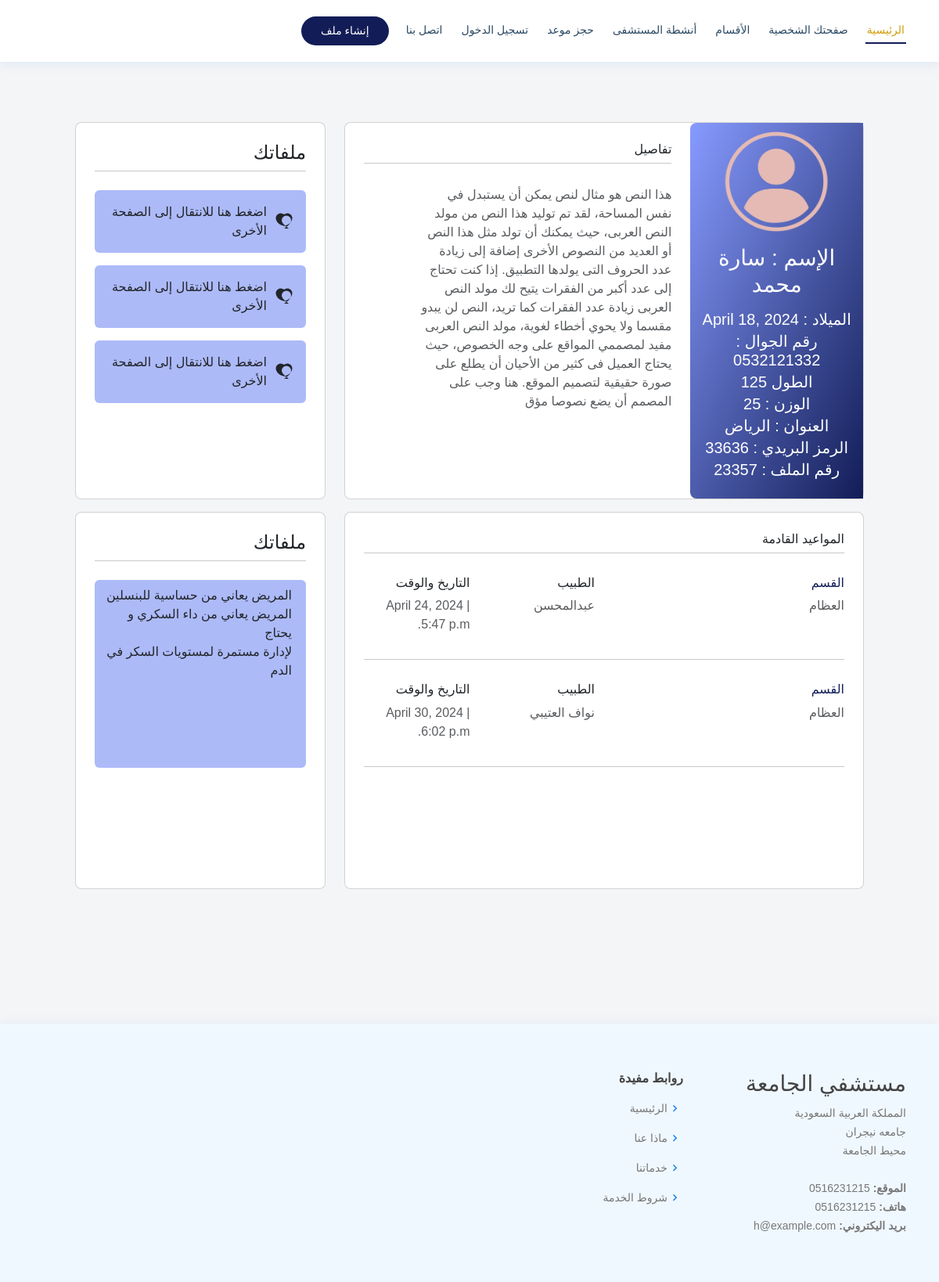
The app's page /users/profile/ (signed in) with its own data.
### users/models.py (models this page shows, shortened)
class Profile(models.Model):
    GENDER_CHOICES = [
        ('Male', 'Male'),
        ('Female', 'Female'),
    ]
    user = models.OneToOneField(User, verbose_name="User", on_delete=models.CASCADE)
    name = models.CharField("الإسم رباعى", max_length=50)
    mobile_no = models.CharField("رقم الجوال", max_length=50)
    gender = models.CharField('نوع المستخدم', choices=GENDER_CHOICES, default='Male', max_length=50, blank=True, null=True)
    birth_date = models.DateField("تاريخ الميلاد" ,  blank=True, null=True)
    height = models.IntegerField("الطول" ,  blank=True, null=True)
    weight = models.IntegerField("الوزن" ,  blank=True, null=True)
    postal_code = models.IntegerField("postalCode", default=0)
    file_no = models.IntegerField("رقم الملف" ,default=0, blank=True, null=True)
    address = models.CharField("المدينة", max_length=50, blank=True, null=True)
    details = models.TextField("تفاصيل أخرى", max_length=500, blank=True, null=True)
    image = models.ImageField("الصورة الشخصية", upload_to='user-image', blank=True, null=True)
    slug = models.SlugField("Slug", allow_unicode=True, blank=True, null=True)

class Appointment(models.Model):
    profile = models.ForeignKey(Profile, verbose_name="Profile", on_delete=models.CASCADE)
    date = models.DateField("تاريخ الحجز")
    time = models.TimeField("الميعاد")
    nameDoctor = models.CharField("الطبيب :", max_length=50)
    section = models.CharField("القسم :", max_length=50)
    description = models.TextField("ملاحظات", max_length=500)

### users/views.py (the view)
# urls.py: path('profile/' , views.profile , name='profile'),
@login_required(login_url='/users/login/')
def profile(request):
    userProfile = Profile.objects.get(user =request.user)
    userAppointment = Appointment.objects.filter(profile =userProfile)
    return render(request , 'profile.html' , {
        'userProfile' : userProfile,
        'userAppointment' : userAppointment,
    })

### users/templates/profile.html (shortened to what this page needs)
{% extends 'base.html' %}
{% load bootstrap4 %}
{% load static %}
{% block content %}
  <main id="main" dir="rtl">
  <section class="" style="background-color: #f4f5f7;">
    <div class="container-fluid py-5 h-50" style="padding: 6rem!important;;">
      <div class="row d-flex justify-content-center align-items-center">
        <div class="col col-lg-8 mb-4 mb-lg-0">
          <div class="card mb-3" style="border-radius: .5rem;">
            <div class="row g-0" style="height:45rem!important;max-height: 30rem;" >
              <div class="col-md-4 gradient-custom text-center text-white"
                style="border-top-left-radius: .5rem; border-bottom-left-radius: .5rem;">
                {% if userProfile.image %}
                <img src="{{userProfile.image.url}}" style="width:140px;height:140px;padding-top: 10px;" class="rounded-circle" alt="صورة">
                {% endif %}
                <h3 class="my-3 mt-3">الإسم : سارة محمد</h3>
                <h5 class=" mb-1">الميلاد : {{userProfile.birth_date}}</h5>
                <h5 class=" mb-1">رقم الجوال : {{userProfile.mobile_no}}</h5>
                <h5 class=" mb-1">الطول  {{userProfile.height}} </h5>
                <h5 class=" mb-1">الوزن : {{userProfile.weight}}</h5>
                <h5 class=" mb-1">العنوان : {{userProfile.address}}</h5>
                <h5 class=" mb-1">الرمز البريدي  : {{userProfile.postal_code}}</h5>
                <h5 class=" mb-1">رقم الملف : {{userProfile.file_no}} </h5>
              </div>
              <div class="col-md-8 text-right">
                <div class="card-body p-4">
                  <h6>تفاصيل</h6>
                  <hr class="mt-0 mb-4">
                  <div class="row pt-1">
                    <div class="col-10 mb-3">
                     <p class="text-muted">{{userProfile.details}}  </p>
                    </div>
                  </div>
                </div>
              </div>
            </div>
          </div>
        </div>
        <div class="col col-lg-4 mb-4 mb-lg-0">
          <div class="card mb-3" style="border-radius: .5rem;">
            <div class="row g-0" style="height:45rem!important;max-height: 30rem;" >
                <div class="card-body p-4">
                  <h4>ملفاتك</h4>
                  <hr class="mt-0 mb-4">
                  <div class="d-flex align-items-center  p-3 rounded" style="background-color: #adbaf8;">
                    <div >
                    </div>
                    <div style="margin-right: 10px;">
                      <p class="mb-0 ml-2">اضغط هنا للانتقال إلى الصفحة الأخرى</p>
                    </div>
                  </div>
                  <div class="d-flex align-items-center  p-3 mt-3 rounded" style="background-color: #adbaf8;">
                    <div >
                    </div>
                    <div style="margin-right: 10px;">
                      <p class="mb-0 ml-2">اضغط هنا للانتقال إلى الصفحة الأخرى</p>
                    </div>
                  </div>
                  <div class="d-flex align-items-center  p-3 mt-3 rounded" style="background-color: #adbaf8;">
                    <div >
                    </div>
                    <div style="margin-right: 10px;">
                      <p class="mb-0 ml-2">اضغط هنا للانتقال إلى الصفحة الأخرى</p>
                    </div>
                  </div>
              </div>
            </div>
          </div>
        </div>
      </div>
      <div class="row d-flex justify-content-center align-items-center">
        <div class="col col-lg-8 mb-4 mb-lg-0">
          <div class="card mb-3" style="border-radius: .5rem;">
            <div class="row g-0" style="height:45rem!important;max-height: 30rem;" >
              <div class="text-right">
                <div class="card-body p-4">
                  <h6>المواعيد القادمة</h6>
                  <hr class="mt-0 mb-4">
                  {% for appointment in userAppointment %}
                  <div class="row pt-1">
                    <div class="col-6 mb-3">
                      <a href=""><h6>القسم</h6></a>
                     <p class="text-muted">{{appointment.section}}</p>
                    </div>
                    <div class="col-3 mb-3">
                      <h6>الطبيب</h6>
                      <p class="text-muted">{{appointment.nameDoctor}}</p>
                    </div>
                    <div class="col-3 mb-3">
                      <h6>التاريخ والوقت </h6>
                      <p class="text-muted">{{appointment.date}} | {{appointment.time}}</p>
                    </div>
                  </div>
                  <hr class="mt-0 mb-4">
                  {% endfor %}
                </div>
              </div>
            </div>
          </div>
        </div>
        <div class="col col-lg-4 mb-4 mb-lg-0">
          <div class="card mb-3" style="border-radius: .5rem;">
            <div class="row g-0" style="height:45rem!important;max-height: 30rem;" >
                <div class="card-body p-4">
                  <h4>ملفاتك</h4>
                  <hr class="mt-0 mb-4">
                  <div class="d-flex align-items-center  mt-3 rounded" style="background-color: #adbaf8;">
                    <div style="margin-right: 10px;height: 15rem;padding: 8px;">
                      <p class="mb-0 ml-2">المريض يعاني من حساسية للبنسلين</p>
                      <p class="mb-0 ml-2">المريض يعاني من داء السكري و يحتاج</p>
                      <p class="mb-0 ml-2">لإدارة مستمرة لمستويات السكر في الدم</p>
                    </div>
                  </div>
              </div>
            </div>
          </div>
        </div>
      </div>
    </div>
  </section>
{% endblock %}

### templates/base.html (shortened to what this page needs)
{% load static %}
<!DOCTYPE html>
<html lang="en">
<head>
  <link href="{% static 'vendor/fontawesome-free/css/all.min.css'%}" rel="stylesheet">
  <link href="{% static 'vendor/animate.css/animate.min.css'%}" rel="stylesheet">
  <link href="{% static 'vendor/bootstrap/css/bootstrap.min.css'%}" rel="stylesheet">
  <link href="{% static 'vendor/bootstrap-icons/bootstrap-icons.css'%}" rel="stylesheet">
  <link href="{% static 'vendor/boxicons/css/boxicons.min.css'%}" rel="stylesheet">
  <link href="{% static 'vendor/glightbox/css/glightbox.min.css'%}" rel="stylesheet">
  <link href="{% static 'vendor/remixicon/remixicon.css'%}" rel="stylesheet">
  <link href="{% static 'vendor/swiper/swiper-bundle.min.css'%}" rel="stylesheet">
  <link href="{% static 'css/style.css'%}" rel="stylesheet">
</head>
<body>
<header id="header" class="d-flex align-items-center fixed-top">
  <div class="container d-flex align-items-center">
    <nav id="navbar" class="navbar order-last order-lg-0">
      <ul>
        <li><a class="nav-link scrollto active" href="index.html">الرئيسية</a></li>
        <li><a class="nav-link scrollto" href="user_profile.html">صفحتك الشخصية</a></li>
        <li><a class="nav-link scrollto" href="index.html#services">الأقسام</a></li>
        <li><a class="nav-link scrollto" href="activities.html">أنشطة المستشفى </a></li>
        <li><a class="nav-link scrollto" href="appointmentForm.html">حجز موعد</a></li>
        <li><a class="nav-link scrollto" href="{% url 'users:login' %}">تسجيل الدخول</a></li>
        <li><a class="nav-link scrollto" href="#footer">اتصل بنا</a></li>
      </ul>
    </nav>
    <a href="createFile.html" class="appointment-btn scrollto"><span class="d-none d-md-inline">إنشاء ملف</span></a>
  </div>
</header>
{% block content %}
{% endblock content %}
  <footer id="footer">
    <div class="footer-top" style="background-color: aliceblue;">
      <div class="container">
        <div class="row">
          <div class="col-lg-3 col-md-6 footer-contact">
            <h3>مستشفي الجامعة</h3>
            <p>
              المملكة العربية السعودية <br>
              جامعه نيجران<br>
              محيط الجامعة <br><br>
              <strong>الموقع:</strong> 0516231215<br>
              <strong>هاتف:</strong> 0516231215<br>
              <strong>بريد اليكتروني:</strong> h@example.com<br>
            </p>
          </div>
          <div class="col-lg-2 col-md-6 footer-links">
            <h4>روابط مفيدة</h4>
            <ul>
              <li><i class="bx bx-chevron-right"></i> <a href="#">الرئيسية</a></li>
              <li><i class="bx bx-chevron-right"></i> <a href="#">ماذا عنا</a></li>
              <li><i class="bx bx-chevron-right"></i> <a href="#">خدماتنا</a></li>
              <li><i class="bx bx-chevron-right"></i> <a href="#">شروط الخدمة</a></li>
            </ul>
          </div>
        </div>
      </div>
    </div>
  </footer>
</body>
</html>

### static/css/style.css (style rules this page uses)
body { font-family: "Tajawal", sans-serif; color: #444444; direction: rtl; }
a { color: #121D57; text-decoration: none; }
h1, h2, h3, h4, h5, h6 { font-family: "Tajawal", sans-serif; }
#header { background: #fff; transition: all 0.5s; z-index: 997; padding: 15px 0; box-shadow: 0px 2px 15px rgba(25, 119, 204, 0.1); }
.appointment-btn { margin-left: 25px; background: #121D57; color: #fff; border-radius: 50px; padding: 8px 25px; white-space: nowrap; transition: 0.3s; font-size: 14px; display: inline-block; }
.navbar { padding: 0; }
.navbar ul { margin: 0; padding: 0; display: flex; list-style: none; align-items: center; }
.navbar li { position: relative; }
.navbar>ul>li { position: relative; white-space: nowrap; padding: 8px 0 8px 20px; }
.navbar a, .navbar a:focus { display: flex; align-items: center; justify-content: space-between; font-size: 14px; color: #2c4964; white-space: nowrap; transition: 0.3s; border-bottom: 2px solid #fff; padding: 5px 2px; }
.navbar a:hover, .navbar .active, .navbar .active:focus, .navbar li:hover>a { color: #d19d0c; border-color: #121D57; }
section { padding: 60px 0; overflow: hidden; }
#footer { color: #444444; font-size: 14px; background: #f1f7fd; }
#footer .footer-top { padding: 60px 0 30px 0; background: #fff; box-shadow: 0px 2px 15px rgba(25, 119, 204, 0.1); }
#footer .footer-top .footer-contact { margin-bottom: 30px; }
#footer .footer-top .footer-contact p { font-size: 14px; line-height: 24px; margin-bottom: 0; font-family: "Tajawal", sans-serif; color: #777777; }
#footer .footer-top h4 { font-size: 16px; font-weight: bold; color: #444444; position: relative; padding-bottom: 12px; }
#footer .footer-top .footer-links { margin-bottom: 30px; }
#footer .footer-top .footer-links ul { list-style: none; padding: 0; margin: 0; }
#footer .footer-top .footer-links ul i { padding-right: 2px; color: #1c84e3; font-size: 18px; line-height: 1; }
#footer .footer-top .footer-links ul li { padding: 10px 0; display: flex; align-items: center; }
#footer .footer-top .footer-links ul li:first-child { padding-top: 0; }
#footer .footer-top .footer-links ul a { color: #777777; transition: 0.3s; display: inline-block; line-height: 1; }

### users/templates/profile.html (style rules this page uses)
body { direction: rtl; font-family: 'Cairo', sans-serif; }
.gradient-custom { background: #f6d365; background: -webkit-linear-gradient(to right bottom, #121D57, #121D57); background: linear-gradient(to right bottom, #879bff, #121D57) }

### records on screen
Profile: image (picture), birth_date "April 18, 2024", mobile_no "0532121332", height "125", weight "25", address "الرياض", postal_code "33636", file_no "23357", details "هذا النص هو مثال لنص يمكن أن يستبدل في نفس المساحة، لقد تم توليد هذا النص من مولد النص العربى، حيث يمكنك أن تولد مثل هذا النص أو العديد من النصوص الأخرى إضافة إلى زيادة عدد الحروف التى يولدها التطبيق. إذا كنت تحتاج إلى عدد أكبر من الفقرات يتيح لك مولد النص العربى زيادة عدد الفقرات كما تريد، النص لن يبدو مقسما ولا يحوي أخطاء لغوية، مولد النص العربى مفيد لمصممي المواقع على وجه الخصوص، حيث يحتاج العميل فى كثير من الأحيان أن يطلع على صورة حقيقية لتصميم الموقع. هنا وجب على المصمم أن يضع نصوصا مؤق"
Appointment: section "العظام", nameDoctor "عبدالمحسن", date "April 24, 2024", time "5:47 p.m."
Appointment: section "العظام", nameDoctor "نواف العتيبي", date "April 30, 2024", time "6:02 p.m."
